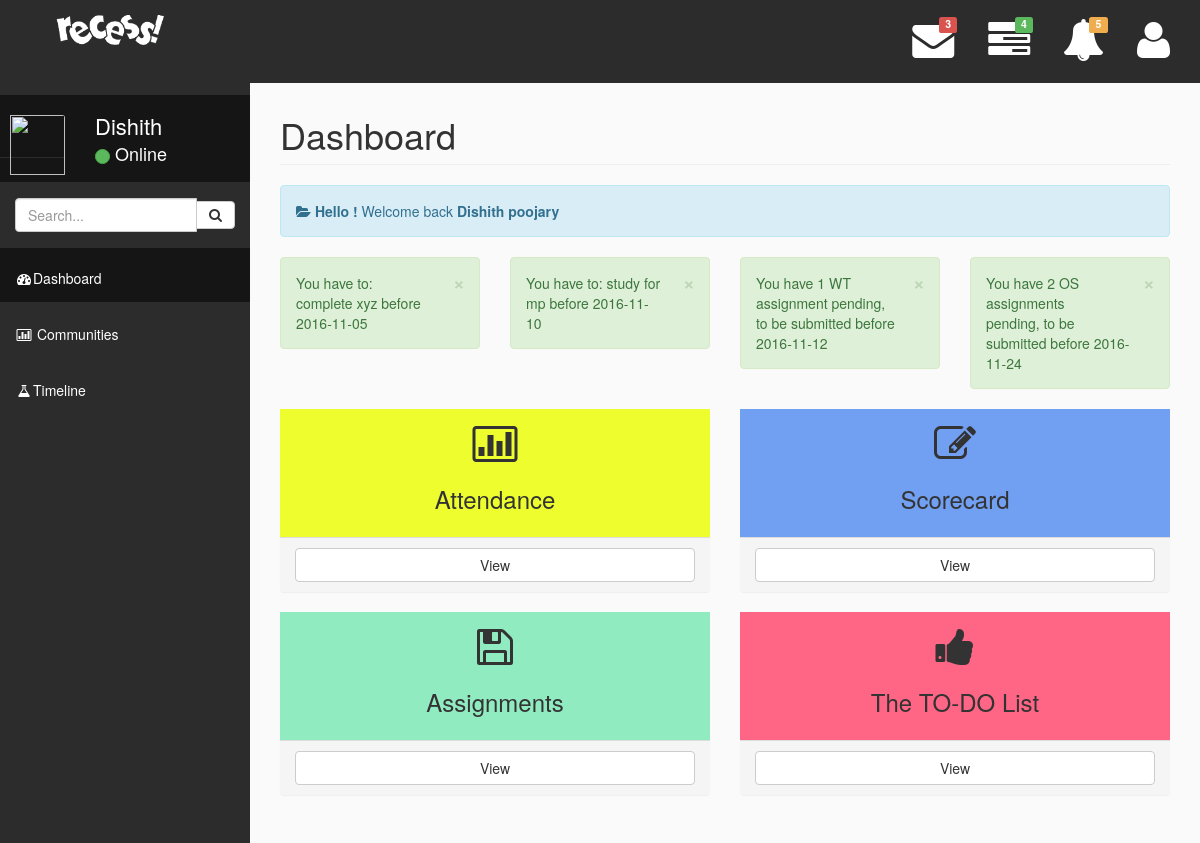
The page /dash.php (signed in) on the database its author committed.
### tables this page shows
CREATE TABLE `todo` (
  `todoid` int(11) NOT NULL,
  `userid` int(11) NOT NULL,
  `item` varchar(200) NOT NULL,
  `date` date NOT NULL
);

CREATE TABLE `subject` (
  `subjectid` int(11) NOT NULL,
  `userid` int(11) NOT NULL,
  `subjects` varchar(20) NOT NULL,
  `attendance` int(11) NOT NULL,
  `marks` int(11) NOT NULL,
  `assignments` int(11) NOT NULL,
  `date` date NOT NULL
);

### dash.php (the view, shortened to what this page needs)
<?php
include "session.php";
?>
<!DOCTYPE html>
<html>
<head>
    <link href="assets/plugins/bootstrap/bootstrap.css" rel="stylesheet" />
    <link href="assets/font-awesome/css/font-awesome.css" rel="stylesheet" />
    <link href="assets/plugins/pace/pace-theme-big-counter.css" rel="stylesheet" />
    <link href="assets/css/style.css" rel="stylesheet" />
    <link href="assets/css/main-style.css" rel="stylesheet" />
    <link href="assets/plugins/morris/morris-0.4.3.min.css" rel="stylesheet" />
   </head>
<body>
    <div id="wrapper">
        <nav class="navbar navbar-default navbar-fixed-top" role="navigation" id="navbar">
            <div class="navbar-header">
                <a class="navbar-brand" href="dash.php">
                    <img src="assets/img/logo.png" alt="" />
                </a>
            </div>
            <ul class="nav navbar-top-links navbar-right">
                <li class="dropdown">
                    <a class="dropdown-toggle" data-toggle="dropdown" href="#">
                        <span class="top-label label label-danger">3</span><i class="fa fa-envelope fa-3x"></i>
                    </a>
                </li>
                <li class="dropdown">
                    <a class="dropdown-toggle" data-toggle="dropdown" href="#">
                        <span class="top-label label label-success">4</span>  <i class="fa fa-tasks fa-3x"></i>
                    </a>
                </li>
                <li class="dropdown">
                    <a class="dropdown-toggle" data-toggle="dropdown" href="#">
                        <span class="top-label label label-warning">5</span>  <i class="fa fa-bell fa-3x"></i>
                    </a>
                </li>
                <li class="dropdown">
                    <a class="dropdown-toggle" data-toggle="dropdown" href="#">
                        <i class="fa fa-user fa-3x"></i>
                    </a>
                </li>
            </ul>
        </nav>
        <nav class="navbar-default navbar-static-side" role="navigation">
            <div class="sidebar-collapse">
                <ul class="nav" id="side-menu">
                    <li>
                        <div class="user-section">
					   <div class="user-section-inner">
                                <a href="#modalimg" data-toggle="modal" ><img src="<?php echo "images/".$_SESSION["img"]?>" alt="" ></a>
                         </div>
                            <div class="user-info">
                                <div style="color:white;"><?php echo ucfirst($_SESSION["username"]);?></div>
                                <div class="user-text-online">
                                    <span class="user-circle-online btn btn-success btn-circle "></span>&nbsp;Online
                                </div>
                            </div>
                        </div>
                    </li>
                    <li class="sidebar-search">
                        <div class="input-group custom-search-form">
                            <input type="text" class="form-control" placeholder="Search...">
                            <span class="input-group-btn">
                                <button class="btn btn-default" type="button">
                                    <i class="fa fa-search"></i>
                                </button>
                            </span>
                        </div>
                    </li>
                    <li class="selected">
                        <a href="dash.php"><i class="fa fa-dashboard fa-fw"></i>Dashboard</a>
                    </li>
                    <li>
                        <a href="community.php"><i class="fa fa-bar-chart-o fa-fw"></i> Communities</a>
                    </li>
                     <li>
                        <a href="timeline.php"><i class="fa fa-flask fa-fw"></i>Timeline</a>
                    </li>
            </div>
        </nav>
        <div id="page-wrapper">
            <div class="row">
                <div class="col-md-12">
                    <h1 class="page-header">Dashboard</h1>
                </div>
            </div>
            <div class="row">
                <div class="col-lg-12">
                    <div class="alert alert-info">
                        <i class="fa fa-folder-open"></i><b>&nbsp;Hello ! </b>Welcome back <b> <?php echo ucfirst($_SESSION["name"]);?></b>
                    </div>
                </div>
            </div>
			<div class="row">
				<?php
					include 'alert.php';
				?>
			</div>
            <div class="row">
				<div class="col-md-6">
					<div class="panel panel-primary text-center no-boder">
                        <div class="panel-body yellow">
                            <i class="fa fa-bar-chart-o fa-3x"></i>
                            <h3>Attendance </h3>
                        </div>
                        <div class="panel-footer">
                            <span class="panel-eyecandy-title"><a href="#myModal1" class="btn btn-default btn-block" data-toggle="modal">View </a>
                            </span>
                        </div>
                    </div>
				</div>
				<div class="col-md-6">
					<div class="panel panel-primary text-center no-boder">
                        <div class="panel-body blue">
                            <i class="fa fa-pencil-square-o fa-3x"></i>
                            <h3>Scorecard</h3>
                        </div>
                        <div class="panel-footer">
                            <span class="panel-eyecandy-title"><a href="#myModal2" class="btn btn-default btn-block" data-toggle="modal">View</a>
                            </span>
                        </div>
					</div>
				</div>
            </div>
			<div class="row">
				<div class="col-md-6">
					<div class="panel panel-primary text-center no-boder">
						<div class="panel-body green">
                            <i class="fa fa fa-floppy-o fa-3x"></i>
                            <h3>Assignments</h3>
                        </div>
                        <div class="panel-footer">
                            <span class="panel-eyecandy-title"><a href="#myModal3" class="btn btn-default btn-block" data-toggle="modal">View</a>
                            </span>
                        </div>
					</div>
                </div>
                <div class="col-md-6">
					<div class="panel panel-primary text-center no-boder">
						<div class="panel-body red">
						<i class="fa fa-thumbs-up fa-3x"></i>
                            <h3>The TO-DO List</h3>
                        </div>
                        <div class="panel-footer">
                            <span class="panel-eyecandy-title"><a href="#myModal4" class="btn btn-default btn-block" data-toggle="modal">View</a>
                            </span>
                        </div>
                                    </div>
                                </div>
						</div>
					</div>
                </div>
</body>
</html>

### alert.php (shortened to what this page needs)
<?php
$sqla1 = "SELECT * FROM subject
				WHERE `userid`='{$_SESSION["userid"]}'";
$sqla2 = "SELECT * FROM todo
				WHERE `userid`='{$_SESSION["userid"]}'";
$types=array();
$ids=array();
$dates=array();
$temp="";
$query_runa1=$conn->query($sqla1);
$query_runa2=$conn->query($sqla2);
while($query_rowa1=$query_runa1->fetch_assoc())
{
	if($query_rowa1["date"]!="0000-00-00")
	{
		array_push($types,"a");
		array_push($ids,$query_rowa1["subjectid"]);
		array_push($dates,$query_rowa1["date"]);
	}
}
while($query_rowa2=$query_runa2->fetch_assoc())
{
	array_push($types,"t");
	array_push($ids,$query_rowa2["todoid"]);
	array_push($dates,$query_rowa2["date"]);
}
array_multisort($dates,$ids,$types);
?>
<?php
	if(count($types)<=3)
	{
			$countvar = count($types);
	}
	else
	{
			$countvar = 4;
	}
		for($i=0;$i<$countvar;$i++)
		{
			if($types[$i]=="a")
			{
				$sqla = "SELECT assignments,date,subjects FROM subject
					WHERE `userid`='{$_SESSION["userid"]}' and `subjectid`='{$ids[$i]}'";
				$query_runa=$conn->query($sqla);
				while($query_rowa=$query_runa->fetch_assoc())
				{
					if($query_rowa['assignments']==1)
					{
						$temp = "You have ".$query_rowa['assignments']." ".$query_rowa["subjects"]." assignment pending, to be submitted before ".$query_rowa['date'];
					}
					else if($query_rowa['assignments']>1)
					{
						$temp = "You have ".$query_rowa['assignments']." ".$query_rowa['subjects']." assignments pending, to be submitted before ".$query_rowa['date'];
					}
				}
			}
			else{
				$sqla = "SELECT item,date FROM todo
							WHERE `userid`='{$_SESSION["userid"]}' and `todoid`='{$ids[$i]}'";
				$query_runa=$conn->query($sqla);
				while($query_rowa=$query_runa->fetch_assoc())
				{
					$temp = "You have to: ".$query_rowa['item']." before ".$query_rowa['date'];
				}
			}
		?>
		<div class="col-md-3">
			<div class="alert alert-success alert-dismissable">
						<button type="button" class="close" data-dismiss="alert" aria-hidden="true">&times;</button>
						<?php
							if($types[$i]=="a")
							{
								echo $temp;
							}
							else{
								echo $temp;
							}
						?>
			</div>
		</div>
<?php } ?>

### assets/css/style.css (style rules this page uses)
body { background-color: #2c2c2c; }
#wrapper { width: 100%; margin-top: 55px!important; background-color:#2c2c2c; }
#page-wrapper { padding: 0 15px; min-height: 568px; background-color:rgb(250, 250, 250); }
.navbar-static-side ul li { border-bottom:1px solid #2c2c2c !important; }
.navbar-top-links li { display: inline-block; }
.navbar-top-links li:last-child { margin-right: 15px; }
.navbar-top-links li a { padding: 20px; min-height: 50px; }
.sidebar-search { padding: 15px; }
@media (min-width:768px) { .navbar-static-side { z-index: 1; position: absolute; width: 250px; } }
.btn-circle { width: 30px; height: 30px; padding: 6px 0; border-radius: 15px; text-align: center; font-size: 12px; line-height: 1.428571429; }

### assets/css/main-style.css (style rules this page uses)
.user-section-inner { height: 65px; width: 65px; -moz-border-radius: 3px; -webkit-border-radius: 3px; border-radius: 3px; overflow: hidden; display: inline-block; float: left; margin-right: 15px; margin-top: 20px; }
.user-section-inner img { margin-left:10px; width:55px; height:60px; }
.user-info { display: block; color:#000!important; display: inline-block; padding: 15px; margin-bottom: 0px }
.user-text-online { font-size:18px; color:#fff }
.user-circle-online { width: 15px!important; height: 15px!important; }
.navbar-top-links > li > a { color: #FFFFFF; }
.nav > li > a { padding: 20px 15px; }
#side-menu { background-color:#2c2c2c; }
#side-menu a { color:#fff; border-bottom: 1px solid #2c2c2c !important; height: 55px; }
.selected { background-color:#151515; }
.blue { background-color:rgb(113, 159, 241); }
.green { background-color:rgb(144, 236, 192); }
.red { background-color:rgb(255, 102, 133); }
.yellow { background-color:rgb(237, 253, 46); }
.no-boder { border:0px solid #5bc0de !important; }
#navbar { background-color:#2c2c2c; }
.navbar-brand { padding-left:20px; }
.navbar-brand img { height:30px; }
.top-label { position: absolute; top: 50%; right: 50%; margin-top: -24px; margin-right: -24px; }
.navbar-default { border-color: #2c2c2c; }
@media (min-width:768px) { #page-wrapper { position: inherit; margin: 0 0 0 250px; padding: 0 30px; min-height: 1000px; } }

### rows shown on the page
todo: temp "You have to: complete xyz before 2016-11-05"
todo: temp "You have to: study for mp before 2016-11-10"
subject: temp "You have 1 WT assignment pending, to be submitted before 2016-11-12"
subject: temp "You have 2 OS assignments pending, to be submitted before 2016-11-24"

### other values the page prints
$_SESSION["username"] "Dishith"
$_SESSION["name"] "Dishith poojary"
